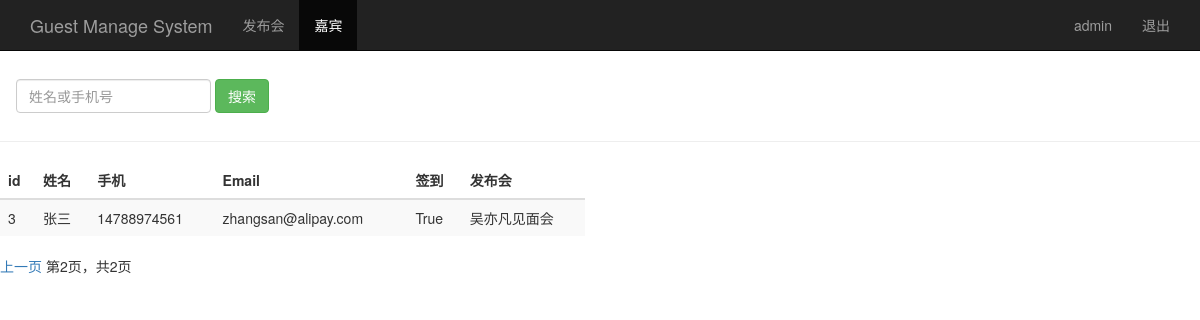
/guest_manage/?page=3 (signed in), run on an earlier commit of the app's database.
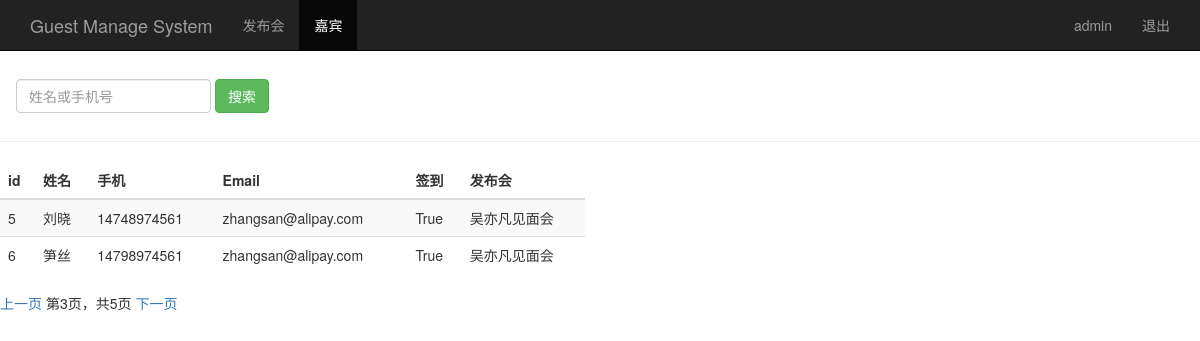
And on a later commit of the database.
### sign/models.py (models this page shows, shortened)
class Guest(models.Model):
    event = models.ForeignKey(Event, on_delete=models.CASCADE)  # 关联发布会id
    realname = models.CharField(max_length=64)  # 真实姓名
    phone = models.CharField(max_length=16)  # 电话
    email = models.EmailField()  # 邮箱
    sign = models.BooleanField()  # 签到状态
    create_time = models.DateTimeField(auto_now=True)  # 创建时间，自动获取
    class Meta:
        unique_together = ("event", "phone")

class Event(models.Model):
    name = models.CharField(max_length=100)  # 发布会标题
    limit = models.IntegerField()  # 参加人数
    status = models.BooleanField()  # 状态
    address = models.CharField(max_length=200)  # 地址
    start_time = models.DateField('events time')  # 发布会时间
    create_time = models.DateField(auto_now=True)  # 创建时间，自动获取
    def __str__(self):
        return self.name

### sign/views.py (the view)
# urls.py: url(r'^guest_manage/$',views.guest_manage),
@login_required
def guest_manage(request):
    username = request.session.get('user', '')  # 读取浏览器session
    guest_list = Guest.objects.all()
    paginator = Paginator(guest_list, 2)
    page = request.GET.get('page')
    try:
        contacts = paginator.page(page)
    except PageNotAnInteger:
        contacts = paginator.page(1)
    except EmptyPage:
        contacts = paginator.page(paginator.num_pages)
    return render(request, "guest_manage.html", {"user": username, "guests": contacts})
    return render(request, "guest_manage.html", {"user": username, "guests": guest_list})

### templates/guest_manage.html (shortened to what this page needs)
<!DOCTYPE html>
<html lang="en">
<head>
    {% load bootstrap3 %}
    {% bootstrap_css %}
</head>
<body role="document">
<nav class="navbar navbar-inverse navbar-fixed-top">
    <div class="container">
        <div class="navbar-header">
            <a class="navbar-brand" href="/event_manage/">Guest Manage System</a>
        </div>
        <div id="navbar" class="collapse navbar-collapse">
            <ul class="nav navbar-nav">
                <li><a href="/event_manage/">发布会</a></li>
                <li class="active"><a href="#">嘉宾</a></li>
            </ul>
            <ul class="nav navbar-nav navbar-right">
                <li><a href="#">{{ user }}</a></li>
                <li><a href="/logout/">退出</a></li>
            </ul>
        </div>
    </div>
</nav>
<div class="page-header" style="padding-top: 30px">
    <div class="navbar" class="navbar-collapse collapse" style="margin-bottom: 10px;">
        <form class="navbar-form" method="get" action="/search_name/">
            <div class="form-group">
                <input name="name" type="text" placeholder="姓名或手机号" class="form-control">
            </div>
            <button type="submit" class="btn btn-success">搜索</button>
        </form>
    </div>
</div>
<div class="row">
    <div class="col-md-6">
        <table class="table table-striped">
            <thead>
            <tr>
                <th>id</th>
                <th>姓名</th>
                <th>手机</th>
                <th>Email</th>
                <th>签到</th>
                <th>发布会</th>
            </tr>
            </thead>
            <tbody>
            {% for guest in guests %}
                <tr>
                    <td>{{ guest.id }}</td>
                    <td>{{ guest.realname }}</td>
                    <td>{{ guest.phone }}</td>
                    <td>{{ guest.email }}</td>
                    <td>{{ guest.sign }}</td>
                    <td>{{ guest.event }}</td>
                </tr>
            {% endfor %}
            </tbody>
        </table>
    </div>
</div>
<div class="paginator">
    <span class="step-links">
        {% if guests.has_previous %}
            <a href="?上一页{{ guests.previous_page_number }}">上一页</a>
        {% endif %}
        <span class="current">
        第{{ guests.number }}页，共{{ guests.paginator.num_pages }}页
    </span>
        {% if guests.has_next %}
            <a href="?page={{ guests.next_page_number }}">下一页</a>
        {% endif %}
    </span>
</div>
</body>
</html>

What changed in the data, as far as the page shows it:
no longer on this page (row unchanged): Guest: id "3", realname "张三", phone "14788974561", email "zhangsan@alipay.com", sign "True", event "吴亦凡见面会"
added Guest: id "5", realname "刘晓", phone "14748974561", email "zhangsan@alipay.com", sign "True", event "吴亦凡见面会"
added Guest: id "6", realname "笋丝", phone "14798974561", email "zhangsan@alipay.com", sign "True", event "吴亦凡见面会"
Also different on the page:
{{ guests.number }}: "2" → "3"
{{ guests.paginator.num_pages }}: "2" → "5"
text now shown: "下一页"
